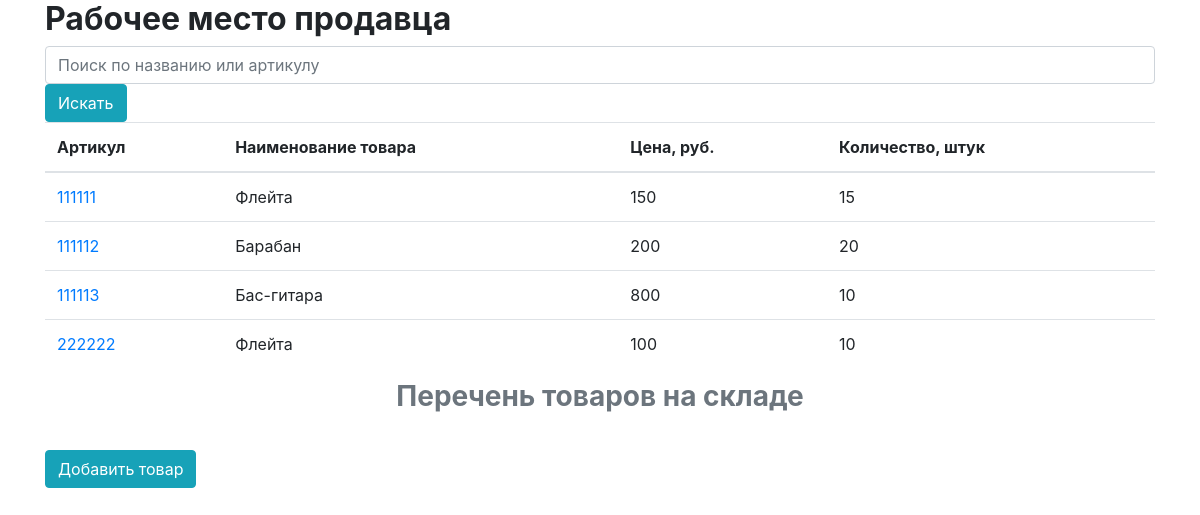
The page / on the database its author committed.
### tables this page shows
CREATE TABLE products (
            vendor_code INTEGER PRIMARY KEY,
            product_name TEXT NOT NULL,
            price INTEGER NOT NULL,
            quantity INTEGER NOT NULL DEFAULT 0 CHECK (quantity >= 0)
        );

### app/main.py (the view)
    @app.route("/", methods=['GET'])
    def index():
        search = request.args.get('search')  ## ----
        if search:
            search_result = db.search_product(db.open_db(db_url), search)  ## ----
            return render_template('index.html', items=search_result, search=search)
        get_all_result = db.get_all(db.open_db(db_url))
        return render_template('index.html', items=get_all_result)

### app/db.py (called while the page is built)
def open_db(url):
    connection = sqlite3.connect(url)
    connection.row_factory = sqlite3.Row
    return connection

def get_all(connection):
    with connection:
        cursor = connection.cursor()
        cursor.execute("""
        SELECT vendor_code, product_name, price, quantity
          FROM products""")
        items = []
        for row in cursor:
            items.append(
                Products(
                    row['vendor_code'],
                    row['product_name'],
                    row['price'],
                    row['quantity']
                )
            )
        return items

### app/templates/index.html (shortened to what this page needs)
<!doctype html>
<html lang="en">
<head>
    <link rel="stylesheet" href="https://stackpath.bootstrapcdn.com/bootstrap/4.3.1/css/bootstrap.min.css"
>
</head>
<body>
<div class="container">
    <p class="h2 text-left font-weight-bold">Рабочее место продавца</p>
    <form>
        <input name="search" class="form-control" placeholder="Поиск по названию или артикулу" type="search"
               value="{{ search }}">
        <button type="submit" class="btn btn-info">Искать</button>
    </form>
    <table class="table table-hover">
        <caption class="h3 font-weight-bold text-center">Перечень товаров на складе</caption>
        <thead>
        <tr>
            <th scope="col">Артикул</th>
            <th scope="col">Наименование товара</th>
            <th scope="col">Цена, руб.</th>
            <th scope="col">Количество, штук</th>
        </tr>
        </thead>
        <tbody>
        {% for item in items %}
        <tr>
            <td><a href="{{ url_for('details_of_product', vendor_code=item.vendor_code) }}"> {{ item.vendor_code }}</a>
            </td>
            <td>{{ item.product_name }}</td>
            <td>{{ item.price }}</td>
            <td>{{ item.quantity }}</td>
        </tr>
        {% endfor %}
        </tbody>
    </table>
    <p><a class="btn btn-info" href="{{ url_for('add_product') }}">Добавить товар</a></p>
</div>
</body>
</html>

### rows shown on the page
products: vendor_code "111111", product_name "Флейта", price "150", quantity "15"
products: vendor_code "111112", product_name "Барабан", price "200", quantity "20"
products: vendor_code "111113", product_name "Бас-гитара", price "800", quantity "10"
products: vendor_code "222222", product_name "Флейта", price "100", quantity "10"
